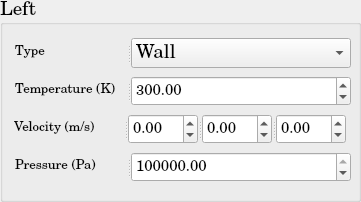
          <widget class="QGroupBox" name="SP_BoundaryCondition_Left">
           <property name="minimumSize">
            <size>
             <width>361</width>
             <height>202</height>
            </size>
           </property>
           <property name="maximumSize">
            <size>
             <width>361</width>
             <height>202</height>
            </size>
           </property>
           <property name="font">
            <font>
             <family>Century Schoolbook L</family>
             <pointsize>14</pointsize>
             <weight>50</weight>
             <bold>false</bold>
            </font>
           </property>
           <property name="title">
            <string>Left</string>
           </property>
           <layout class="QGridLayout" name="gridLayout_15">
            <item row="1" column="0">
             <widget class="QSplitter" name="splitter_43">
              <property name="minimumSize">
               <size>
                <width>338</width>
                <height>30</height>
               </size>
              </property>
              <property name="maximumSize">
               <size>
                <width>336</width>
                <height>30</height>
               </size>
              </property>
              <property name="orientation">
               <enum>Qt::Horizontal</enum>
              </property>
              <widget class="QLabel" name="SP_BC_Temperature_Left">
               <property name="minimumSize">
                <size>
                 <width>110</width>
                 <height>30</height>
                </size>
               </property>
               <property name="maximumSize">
                <size>
                 <width>110</width>
                 <height>30</height>
                </size>
               </property>
               <property name="text">
                <string>&lt;html&gt;&lt;head/&gt;&lt;body&gt;&lt;p&gt;&lt;span style=&quot; font-size:10pt;&quot;&gt;Temperature (K)&lt;/span&gt;&lt;/p&gt;&lt;/body&gt;&lt;/html&gt;</string>
               </property>
              </widget>
              <widget class="QDoubleSpinBox" name="SP_BC_Left_Temperature_doubleSpinBox">
               <property name="minimumSize">
                <size>
                 <width>220</width>
                 <height>30</height>
                </size>
               </property>
               <property name="maximumSize">
                <size>
                 <width>220</width>
                 <height>30</height>
                </size>
               </property>
               <property name="font">
                <font>
                 <pointsize>11</pointsize>
                </font>
               </property>
               <property name="maximum">
                <double>1000000000.000000000000000</double>
               </property>
               <property name="value">
                <double>300.000000000000000</double>
               </property>
              </widget>
             </widget>
            </item>
            <item row="3" column="0">
             <widget class="QSplitter" name="splitter_42">
              <property name="minimumSize">
               <size>
                <width>338</width>
                <height>30</height>
               </size>
              </property>
              <property name="maximumSize">
               <size>
                <width>336</width>
                <height>30</height>
               </size>
              </property>
              <property name="orientation">
               <enum>Qt::Horizontal</enum>
              </property>
              <widget class="QLabel" name="SP_BC_Pressure_Left">
               <property name="minimumSize">
                <size>
                 <width>110</width>
                 <height>30</height>
                </size>
               </property>
               <property name="maximumSize">
                <size>
                 <width>110</width>
                 <height>30</height>
                </size>
               </property>
               <property name="text">
                <string>&lt;html&gt;&lt;head/&gt;&lt;body&gt;&lt;p&gt;&lt;span style=&quot; font-size:10pt;&quot;&gt;Pressure (Pa)&lt;/span&gt;&lt;/p&gt;&lt;/body&gt;&lt;/html&gt;</string>
               </property>
              </widget>
              <widget class="QDoubleSpinBox" name="SP_BC_Pressure_Left_doubleSpinBox">
               <property name="minimumSize">
                <size>
                 <width>220</width>
                 <height>30</height>
                </size>
               </property>
               <property name="maximumSize">
                <size>
                 <width>220</width>
                 <height>30</height>
                </size>
               </property>
               <property name="font">
                <font>
                 <pointsize>11</pointsize>
                </font>
               </property>
               <property name="maximum">
                <double>1000000000.000000000000000</double>
               </property>
               <property name="value">
                <double>100000.000000000000000</double>
               </property>
              </widget>
             </widget>
            </item>
            <item row="2" column="0">
             <widget class="QSplitter" name="splitter_39">
              <property name="orientation">
               <enum>Qt::Horizontal</enum>
              </property>
              <widget class="QLabel" name="SP_BC_Velocity_Left">
               <property name="minimumSize">
                <size>
                 <width>110</width>
                 <height>30</height>
                </size>
               </property>
               <property name="maximumSize">
                <size>
                 <width>110</width>
                 <height>30</height>
                </size>
               </property>
               <property name="text">
                <string>&lt;html&gt;&lt;head/&gt;&lt;body&gt;&lt;p&gt;&lt;span style=&quot; font-size:10pt;&quot;&gt;Velocity (m/s)&lt;/span&gt;&lt;/p&gt;&lt;/body&gt;&lt;/html&gt;</string>
               </property>
              </widget>
              <widget class="QSplitter" name="splitter_44">
               <property name="minimumSize">
                <size>
                 <width>220</width>
                 <height>30</height>
                </size>
               </property>
               <property name="maximumSize">
                <size>
                 <width>222</width>
                 <height>30</height>
                </size>
               </property>
               <property name="orientation">
                <enum>Qt::Horizontal</enum>
               </property>
               <widget class="QDoubleSpinBox" name="SP_BC_Left_Velocity_1d_doubleSpinBox">
                <property name="minimumSize">
                 <size>
                  <width>68</width>
                  <height>30</height>
                 </size>
                </property>
                <property name="maximumSize">
                 <size>
                  <width>70</width>
                  <height>30</height>
                 </size>
                </property>
                <property name="font">
                 <font>
                  <pointsize>11</pointsize>
                 </font>
                </property>
                <property name="minimum">
                 <double>-1000000000.000000000000000</double>
                </property>
                <property name="maximum">
                 <double>1000000000.000000000000000</double>
                </property>
               </widget>
               <widget class="QDoubleSpinBox" name="SP_BC_Leftl_Velocity_2d_doubleSpinBox">
                <property name="minimumSize">
                 <size>
                  <width>68</width>
                  <height>30</height>
                 </size>
                </property>
                <property name="maximumSize">
                 <size>
                  <width>70</width>
                  <height>30</height>
                 </size>
                </property>
                <property name="font">
                 <font>
                  <pointsize>11</pointsize>
                 </font>
                </property>
                <property name="minimum">
                 <double>-1000000000.000000000000000</double>
                </property>
                <property name="maximum">
                 <double>1000000000.000000000000000</double>
                </property>
               </widget>
               <widget class="QDoubleSpinBox" name="SP_BC_Left_Velocity_3d_doubleSpinBox">
                <property name="minimumSize">
                 <size>
                  <width>68</width>
                  <height>30</height>
                 </size>
                </property>
                <property name="maximumSize">
                 <size>
                  <width>70</width>
                  <height>30</height>
                 </size>
                </property>
                <property name="font">
                 <font>
                  <pointsize>11</pointsize>
                 </font>
                </property>
                <property name="minimum">
                 <double>-1000000000.000000000000000</double>
                </property>
                <property name="maximum">
                 <double>1000000000.000000000000000</double>
                </property>
               </widget>
              </widget>
             </widget>
            </item>
            <item row="0" column="0">
             <widget class="QSplitter" name="splitter_45">
              <property name="minimumSize">
               <size>
                <width>338</width>
                <height>30</height>
               </size>
              </property>
              <property name="maximumSize">
               <size>
                <width>336</width>
                <height>30</height>
               </size>
              </property>
              <property name="orientation">
               <enum>Qt::Horizontal</enum>
              </property>
              <widget class="QLabel" name="SP_BC_Type_Left">
               <property name="minimumSize">
                <size>
                 <width>110</width>
                 <height>30</height>
                </size>
               </property>
               <property name="maximumSize">
                <size>
                 <width>110</width>
                 <height>30</height>
                </size>
               </property>
               <property name="text">
                <string>&lt;html&gt;&lt;head/&gt;&lt;body&gt;&lt;p&gt;&lt;span style=&quot; font-size:10pt;&quot;&gt;Type&lt;/span&gt;&lt;/p&gt;&lt;/body&gt;&lt;/html&gt;</string>
               </property>
              </widget>
              <widget class="QComboBox" name="SP_BC_Type_Left_ComboBox">
               <property name="minimumSize">
                <size>
                 <width>220</width>
                 <height>30</height>
                </size>
               </property>
               <property name="maximumSize">
                <size>
                 <width>220</width>
                 <height>30</height>
                </size>
               </property>
               <item>
                <property name="text">
                 <string>Wall</string>
                </property>
               </item>
               <item>
                <property name="text">
                 <string>Inlet</string>
                </property>
               </item>
               <item>
                <property name="text">
                 <string>Outlet</string>
                </property>
               </item>
               <item>
                <property name="text">
                 <string>Neumann</string>
                </property>
               </item>
               <item>
                <property name="text">
                 <string>Dirichlet</string>
                </property>
               </item>
              </widget>
             </widget>
            </item>
           </layout>
          </widget>
